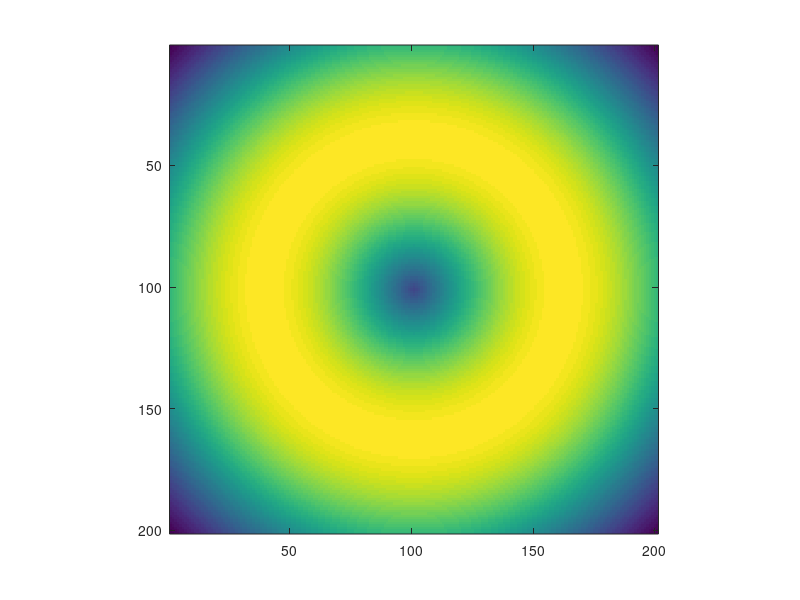

Write the MATLAB code that produced this figure. (Note: this script raises an error after producing the figure.)
function [rdat,xcoord,ycoord] = rscan(M0,varargin)

% RDAT = RSCAN(M0,VARARGIN)
% Get radial scan of a matrix using the following procedure:
% [1] Get coordinates of a circle around an origin.
% [2] Average values of points where the circle passes through.
% [3] Change radius of the circle and repeat [1] until rprofile is obtained.
%
% For DEMO, run
% >> rscan_qavg();
% or
% >> rscan_qavg('demo','dispflag',0);
% >> plot(ans);
% or
% >> rdat = rscan_qavg();
% >> plot(rdat);
% or
% >> a = peaks(300);
% >> rscan_qavg(a);
% >> rscan_qavg(a,'rlim',50,'xavg',100);
% >> rscan_qavg(a,'rlim',25,'xavg',100,'dispflag',1,'dispflagc',1);
% >> rscan_qavg(a,'rlim',25,'xavg',100,'dispflag',1,'dispflagc',1, ...
%    'squeezx',0.7,'rot',pi/4);
%
% Draw Circle:
% [ref] http://www.mathworks.com/matlabcentral/fileexchange/
%       loadFile.do?objectId=2876&objectType=file

if nargin < 1
    disp('This is a Demo');
    M0 = 'demo';
end

if strmatch('demo',lower(M0),'exact')
    %M0 = peaks(200);
    [xx,yy] = meshgrid(linspace(-3,3,201));
    [phi,rho] = cart2pol(xx,yy);
    M0 = besselj(1,rho);
    clear xx yy phi rho;
end

xavg = size(M0,2)/2;
yavg = size(M0,1)/2;
Rlim = floor(min(size(M0))/2)-1;
dispFlag = 1;
dispFlagC = 0;
rot = 0; %% radian
squeezx = 1; %% 0.80;
squeezy = 1;
rstep = 1;

if exist('varargin','var')
    L = length(varargin);
    if rem(L,2) ~= 0, error('Parameters/Values must come in pairs.'); end
    for ni = 1:2:L
        switch lower(varargin{ni})
            case 'xavg', xavg = varargin{ni+1};
            case 'yavg', yavg = varargin{ni+1};
            case 'squeezx', squeezx = varargin{ni+1};
            case 'squeezy', squeezy = varargin{ni+1};
            case 'rot', rot = varargin{ni+1};
            case 'rlim', Rlim = varargin{ni+1};
            case 'dispflag', dispFlag = varargin{ni+1};
            case 'dispflagc', dispFlagC = varargin{ni+1};
            case 'rstep', rstep = varargin{ni+1};
        end
    end
end


yxz = size(M0);
Rbnd = floor(min(yxz)/2)-1;
if Rlim > Rbnd, Rlim = Rbnd; end

for nRho = 1:rstep:floor(Rlim)
    NOP = round(2*pi*nRho);
    THETA=linspace(0,2*pi,NOP);
    RHO=ones(1,NOP)*round(nRho);
    [X,Y] = pol2cart(THETA,RHO);
    X = squeezx*X;
    Y = squeezy*Y;
    [THETA,RHO] = cart2pol(X,Y);
    [X,Y] = pol2cart(THETA+rot,RHO);
    X = X + xavg;
    Y = Y + yavg;
    
    if dispFlag,
        h1 = figure(100);clf;box on;
        %     set(h1,'position',[10 500 400 300]);
        %     set(h1,'units','pixels');
        %     set(gca,'units','pixels');
        imagesc(M0);axis image;hold on; colormap fire;
        % H = plot(X,Y,'c-');
        line([xavg xavg],[1 yxz(1)],'color',[1 1 0],'linewidth',1);
        line([1 yxz(2)],[yavg yavg],'color',[1 1 0],'linewidth',1);
    end
    
    %%%
    X = round(X);
    Y = round(Y);
    %%%
    
    clear dat uxy pxy mxy mx nx my ny;
    dat = [X;Y];
    uxy = diff(dat,1,2);
    uxy = [[1;1],uxy];
    pxy = union(find(uxy(1,:)~=0),find(uxy(2,:)~=0));
    dat = dat(:,pxy);
    integ=M0(yxz(1)*(dat(1,:)-1) + dat(2,:));
    integ=integ(integ>0);
    norm = length(integ);
    rdat(nRho) = sum(integ)/norm;
    
    if dispFlag,
        H = plot(dat(1,:),dat(2,:),'y-');
        if dispFlagC,
            for nrn = 1:length(dat)
                H = plot(dat(1,nrn),dat(2,nrn),'m.','MarkerSize',12);
                drawnow;
                delete(H);
            end
        end
        drawnow;
    end
end

% rdat = rdat/max(rdat);
xcoord = dat(1,:);
ycoord = dat(2,:);

if dispFlag
    h2 = figure(101); clf; hold on;
    %     set(h2,'position',[10 100 400 300]);
    subplot(121); plot(rdat);axis tight; title('linear');
    subplot(122); plot(log(rdat));axis tight; title('logarithmic');
    %     plot(M0(round(xavg)+1,round(yavg)+1:end),'b','linewidth',2);
end



